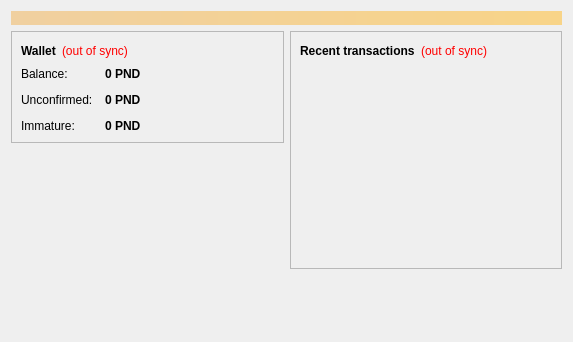
<?xml version="1.0" encoding="UTF-8"?>
<ui version="4.0">
 <class>OverviewPage</class>
 <widget class="QWidget" name="OverviewPage">
  <property name="geometry">
   <rect>
    <x>0</x>
    <y>0</y>
    <width>573</width>
    <height>342</height>
   </rect>
  </property>
  <property name="windowTitle">
   <string>Form</string>
  </property>
  <layout class="QVBoxLayout" name="topLayout">
   <item>
    <widget class="QLabel" name="labelAlerts">
     <property name="visible">
      <bool>false</bool>
     </property>
     <property name="styleSheet">
      <string notr="true">background-color: qlineargradient(x1: 0, y1: 0, x2: 1, y2: 0, stop:0 #F0D0A0, stop:1 #F8D488); color:#000000;</string>
     </property>
     <property name="wordWrap">
      <bool>true</bool>
     </property>
     <property name="margin">
      <number>3</number>
     </property>
    </widget>
   </item>
   <item>
    <layout class="QHBoxLayout" name="horizontalLayout" stretch="1,1">
     <item>
      <layout class="QVBoxLayout" name="verticalLayout_2">
       <item>
        <widget class="QFrame" name="frame">
         <property name="frameShape">
          <enum>QFrame::StyledPanel</enum>
         </property>
         <property name="frameShadow">
          <enum>QFrame::Raised</enum>
         </property>
         <layout class="QVBoxLayout" name="verticalLayout_4">
          <item>
           <layout class="QHBoxLayout" name="horizontalLayout_4">
            <item>
             <widget class="QLabel" name="label_5">
              <property name="font">
               <font>
                <weight>75</weight>
                <bold>true</bold>
               </font>
              </property>
              <property name="text">
               <string>Wallet</string>
              </property>
             </widget>
            </item>
            <item>
             <widget class="QLabel" name="labelWalletStatus">
              <property name="toolTip">
               <string>The displayed information may be out of date. Your wallet automatically synchronizes with the PnDcoin network after a connection is established, but this process has not completed yet.</string>
              </property>
              <property name="styleSheet">
               <string notr="true">QLabel { color: red; }</string>
              </property>
              <property name="text">
               <string notr="true">(out of sync)</string>
              </property>
              <property name="alignment">
               <set>Qt::AlignLeading|Qt::AlignLeft|Qt::AlignVCenter</set>
              </property>
             </widget>
            </item>
            <item>
             <spacer name="horizontalSpacer_2">
              <property name="orientation">
               <enum>Qt::Horizontal</enum>
              </property>
              <property name="sizeHint" stdset="0">
               <size>
                <width>40</width>
                <height>20</height>
               </size>
              </property>
             </spacer>
            </item>
           </layout>
          </item>
          <item>
           <layout class="QFormLayout" name="formLayout_2">
            <property name="fieldGrowthPolicy">
             <enum>QFormLayout::AllNonFixedFieldsGrow</enum>
            </property>
            <property name="horizontalSpacing">
             <number>12</number>
            </property>
            <property name="verticalSpacing">
             <number>12</number>
            </property>
            <item row="0" column="0">
             <widget class="QLabel" name="label">
              <property name="text">
               <string>Balance:</string>
              </property>
             </widget>
            </item>
            <item row="0" column="1">
             <widget class="QLabel" name="labelBalance">
              <property name="font">
               <font>
                <weight>75</weight>
                <bold>true</bold>
               </font>
              </property>
              <property name="cursor">
               <cursorShape>IBeamCursor</cursorShape>
              </property>
              <property name="toolTip">
               <string>Your current balance</string>
              </property>
              <property name="text">
               <string notr="true">0 PND</string>
              </property>
              <property name="textInteractionFlags">
               <set>Qt::LinksAccessibleByMouse|Qt::TextSelectableByKeyboard|Qt::TextSelectableByMouse</set>
              </property>
             </widget>
            </item>
            <item row="1" column="0">
             <widget class="QLabel" name="label_3">
              <property name="text">
               <string>Unconfirmed:</string>
              </property>
             </widget>
            </item>
            <item row="1" column="1">
             <widget class="QLabel" name="labelUnconfirmed">
              <property name="font">
               <font>
                <weight>75</weight>
                <bold>true</bold>
               </font>
              </property>
              <property name="cursor">
               <cursorShape>IBeamCursor</cursorShape>
              </property>
              <property name="toolTip">
               <string>Total of transactions that have yet to be confirmed, and do not yet count toward the current balance</string>
              </property>
              <property name="text">
               <string notr="true">0 PND</string>
              </property>
              <property name="textInteractionFlags">
               <set>Qt::LinksAccessibleByMouse|Qt::TextSelectableByKeyboard|Qt::TextSelectableByMouse</set>
              </property>
             </widget>
            </item>
            <item row="2" column="0">
             <widget class="QLabel" name="labelImmatureText">
              <property name="text">
               <string>Immature:</string>
              </property>
             </widget>
            </item>
            <item row="2" column="1">
             <widget class="QLabel" name="labelImmature">
              <property name="font">
               <font>
                <weight>75</weight>
                <bold>true</bold>
               </font>
              </property>
              <property name="toolTip">
               <string>Mined balance that has not yet matured</string>
              </property>
              <property name="text">
               <string notr="true">0 PND</string>
              </property>
              <property name="textInteractionFlags">
               <set>Qt::LinksAccessibleByMouse|Qt::TextSelectableByKeyboard|Qt::TextSelectableByMouse</set>
              </property>
             </widget>
            </item>
           </layout>
          </item>
         </layout>
        </widget>
       </item>
       <item>
        <spacer name="verticalSpacer">
         <property name="orientation">
          <enum>Qt::Vertical</enum>
         </property>
         <property name="sizeHint" stdset="0">
          <size>
           <width>20</width>
           <height>40</height>
          </size>
         </property>
        </spacer>
       </item>
      </layout>
     </item>
     <item>
      <layout class="QVBoxLayout" name="verticalLayout_3">
       <item>
        <widget class="QFrame" name="frame_2">
         <property name="frameShape">
          <enum>QFrame::StyledPanel</enum>
         </property>
         <property name="frameShadow">
          <enum>QFrame::Raised</enum>
         </property>
         <layout class="QVBoxLayout" name="verticalLayout">
          <item>
           <layout class="QHBoxLayout" name="horizontalLayout_2">
            <item>
             <widget class="QLabel" name="label_4">
              <property name="text">
               <string>&lt;b&gt;Recent transactions&lt;/b&gt;</string>
              </property>
             </widget>
            </item>
            <item>
             <widget class="QLabel" name="labelTransactionsStatus">
              <property name="toolTip">
               <string>The displayed information may be out of date. Your wallet automatically synchronizes with the PnDcoin network after a connection is established, but this process has not completed yet.</string>
              </property>
              <property name="styleSheet">
               <string notr="true">QLabel { color: red; }</string>
              </property>
              <property name="text">
               <string notr="true">(out of sync)</string>
              </property>
              <property name="alignment">
               <set>Qt::AlignRight|Qt::AlignTrailing|Qt::AlignVCenter</set>
              </property>
             </widget>
            </item>
            <item>
             <spacer name="horizontalSpacer">
              <property name="orientation">
               <enum>Qt::Horizontal</enum>
              </property>
              <property name="sizeHint" stdset="0">
               <size>
                <width>40</width>
                <height>20</height>
               </size>
              </property>
             </spacer>
            </item>
           </layout>
          </item>
          <item>
           <widget class="QListView" name="listTransactions">
            <property name="styleSheet">
             <string notr="true">QListView { background: transparent; }</string>
            </property>
            <property name="frameShape">
             <enum>QFrame::NoFrame</enum>
            </property>
            <property name="verticalScrollBarPolicy">
             <enum>Qt::ScrollBarAlwaysOff</enum>
            </property>
            <property name="horizontalScrollBarPolicy">
             <enum>Qt::ScrollBarAlwaysOff</enum>
            </property>
            <property name="selectionMode">
             <enum>QAbstractItemView::NoSelection</enum>
            </property>
           </widget>
          </item>
         </layout>
        </widget>
       </item>
       <item>
        <spacer name="verticalSpacer_2">
         <property name="orientation">
          <enum>Qt::Vertical</enum>
         </property>
         <property name="sizeHint" stdset="0">
          <size>
           <width>20</width>
           <height>40</height>
          </size>
         </property>
        </spacer>
       </item>
      </layout>
     </item>
    </layout>
   </item>
  </layout>
 </widget>
 <resources/>
 <connections/>
</ui>
